Frame 1 (no input): blank canvas, image omitted
Frame 60 (the mouse pressed at the canvas centre just before this capture): blank canvas, image omitted
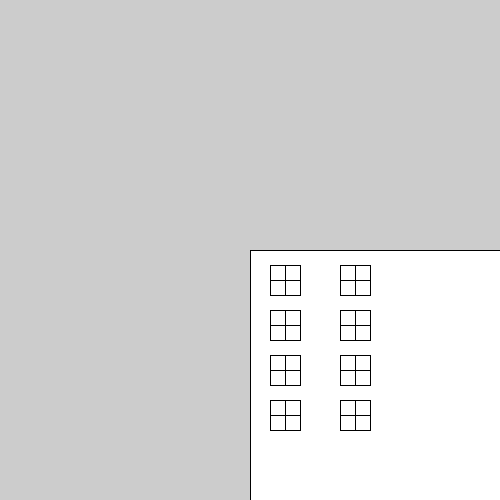
Frame 120 (the mouse held since frame 60 and released just before this capture)

The Processing sketch whose frames 1 and 60 were blank and that drew this single picture after the mouse press (run headless with seeded random() and noise(); from frame 60 on, the mouse is pressed at the canvas centre):

// Processing sketch: processing_162769
// ── processing_162769.pde

int x=0;
int y=0;
void setup(){
  size(500,500);
}
void draw(){
    if(mousePressed==true){
      drawBuilding(mouseX,mouseY);
    }

}
void drawWindow(int x,int y){
 rect(x,y,30,30);
 line(x+15,y,x+15,y+30);
 line(x,y+15,x+30,y+15);
}
void drawBuilding(int x, int y){
  rect(x,y,x+100,y+200);
  drawWindow(x+20,y+15);
  drawWindow(x+90,y+15);
  drawWindow(x+20,y+60);
  drawWindow(x+90,y+60);
  drawWindow(x+20,y+105);
  drawWindow(x+90,y+105);
  drawWindow(x+20,y+150);
  drawWindow(x+90,y+150);


}
